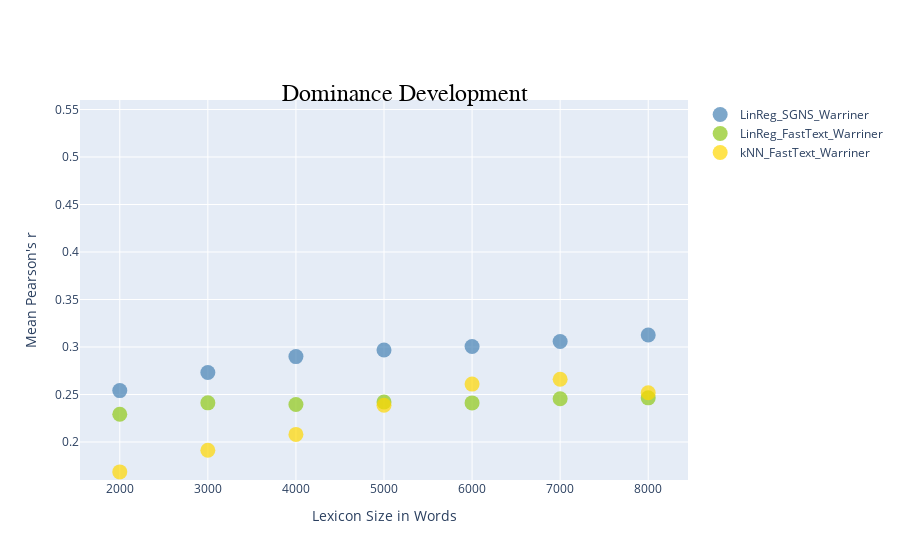

The notebook cell saved with this chart:
### Markdown cell above
# Warriner Dominance Development

### Code cell
fig4 = go.Figure()
fig4.add_trace(go.Scatter(x=[i* 1000 for i in range(2, 9)], y= df_LinReg_SGNS_Warriner['r_D'], name='LinReg_SGNS_Warriner',
                        mode = 'markers', 
                        marker = dict(color='steelblue', size=15, opacity=0.7,)))
fig4.add_trace(go.Scatter(x=[i* 1000 for i in range(2, 9)], y= df_LinReg_FastText_Warriner['r_D'], name='LinReg_FastText_Warriner',
                         mode='markers',  
                         marker=dict(color='yellowgreen', size=15, opacity=0.8,)))
fig4.add_trace(go.Scatter(x=[i* 1000 for i in range(2, 9)], y= df_kNN_FastText_Warriner['r_D'], name='kNN_FastText_Warriner',
                         mode='markers', 
                         marker=dict(color='gold', size=15, opacity=0.7,)))
fig4.update_layout(
    title={
        'text': "Dominance Development",
        'x': 0.45, 
        'xanchor': 'center',  
        'y': 0.85,  
        'font': {
            'size': 24,  
            'family': "Arial",  
            'color': "black"  
        }
    },
    xaxis_title="Lexicon Size in Words",
    yaxis_title="Mean Pearson's r",
    yaxis=dict(
        range=[0.16, 0.56],  
        autorange=False 
    )
)
fig4.show()

### Figure 1 — Plotly figure (JSON) as saved in the notebook; plotly's stock layout.template omitted (floating-point values rounded to 4 significant figures)
{"data": [{"marker": {"color": "steelblue", "opacity": 0.7, "size": 15}, "mode": "markers", "name": "LinReg_SGNS_Warriner", "x": [2000, 3000, 4000, 5000, 6000, 7000, 8000], "y": [0.2541, 0.2731, 0.2899, 0.2968, 0.3005, 0.3059, 0.3127], "type": "scatter"}, {"marker": {"color": "yellowgreen", "opacity": 0.8, "size": 15}, "mode": "markers", "name": "LinReg_FastText_Warriner", "x": [2000, 3000, 4000, 5000, 6000, 7000, 8000], "y": [0.2291, 0.2412, 0.2395, 0.2422, 0.2412, 0.2456, 0.2465], "type": "scatter"}, {"marker": {"color": "gold", "opacity": 0.7, "size": 15}, "mode": "markers", "name": "kNN_FastText_Warriner", "x": [2000, 3000, 4000, 5000, 6000, 7000, 8000], "y": [0.1686, 0.1913, 0.208, 0.2386, 0.2609, 0.266, 0.2518], "type": "scatter"}], "layout": {"title": {"font": {"size": 24, "family": "Arial", "color": "black"}, "text": "Dominance Development", "x": 0.45, "xanchor": "center", "y": 0.85}, "yaxis": {"title": {"text": "Mean Pearson's r"}, "range": [0.16, 0.56], "autorange": false}, "xaxis": {"title": {"text": "Lexicon Size in Words"}}}}
